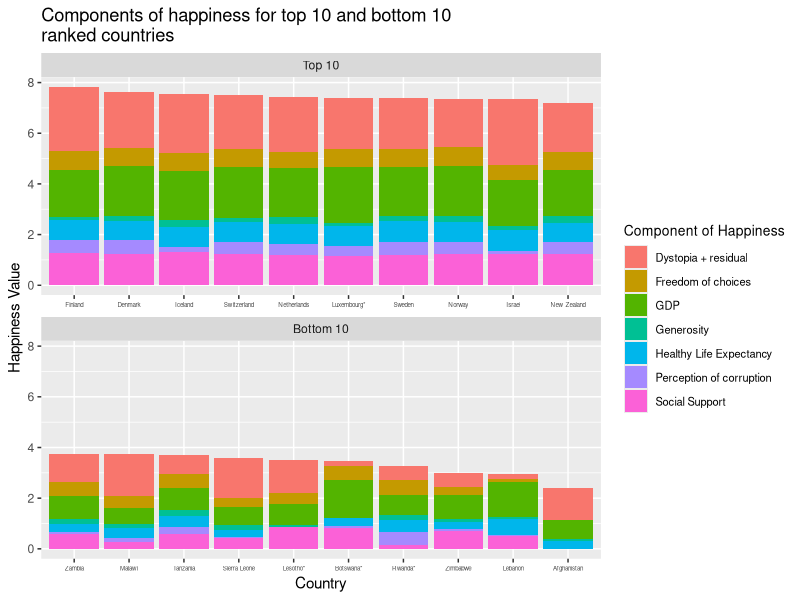
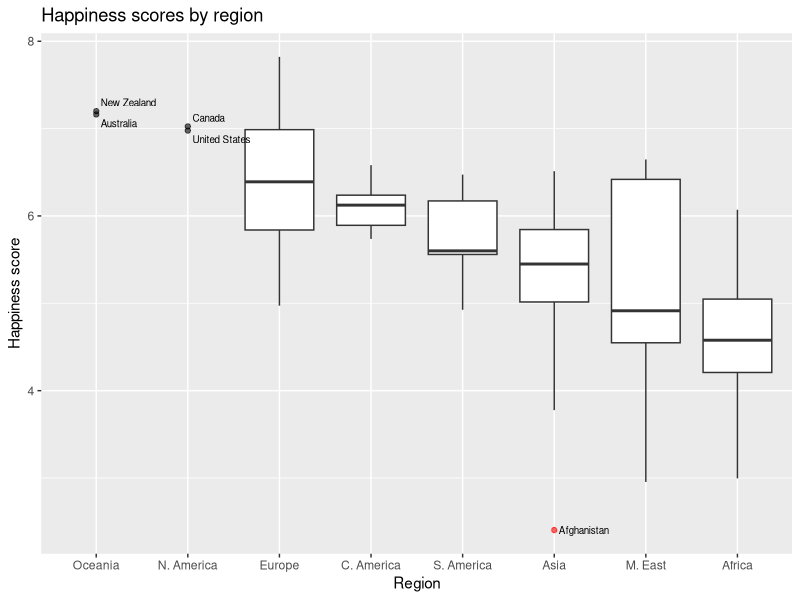

The R script that drew these images, in order:
## ---- chunk 1
library(tidyverse)
library(readxl)
## ---- chunk 2
happ2022 <- read_excel("../data/happiness_2022_v2.xls", range = "A1:K147")
colnames(happ2022) <-  c("rank","country", "happiness", 
                         "dystopia_residual",
                        "GDP", "social_support", "healthy_life_expectancy",      
                        "freedom_choices", "generosity", "perceptions_corruption",
                        "region")
named_vec <- c("dystopia_residual"="Dystopia + residual", 
               "GDP" = "GDP",
               "social_support" = "Social Support",
               "healthy_life_expectancy" = "Healthy Life Expectancy",
               "freedom_choices" = "Freedom of choices",
               "generosity"= "Generosity",
               "perceptions_corruption" = "Perception of corruption")
happ2022 %>% 
  mutate(desc_rank = min_rank(desc(rank)), .after=rank) %>% 
  filter(rank <= 10 | desc_rank <= 10) %>% 
  mutate(top_bot = if_else(rank <= 10, "top", "bottom")) %>% 
  mutate(country = reorder(country, rank),
         top_bot = factor(top_bot, levels=c("top", "bottom"),
                          labels=c("Top 10", "Bottom 10"))) %>% 
  select(country, top_bot, dystopia_residual:perceptions_corruption)  %>% 
  pivot_longer(3:9, names_to="component", values_to="values") %>% 
  ggplot() + 
  geom_col(aes(x=country, y=values, fill=component)) + 
  scale_fill_discrete(labels=named_vec, name="Component of Happiness") + 
  facet_wrap(~top_bot, scales = "free_x",nrow = 2) + 
  labs(y="Happiness Value", x="Country", 
       title = "Components of happiness for top 10 and bottom 10\nranked countries") +
  theme(axis.text.x = element_text(size=4.5), 
        legend.text = element_text(size=8), 
        legend.title = element_text(size=10))

## ---- chunk 3
s1 <- mutate(happ2022, 
             region = reorder(region, happiness, FUN=median)) %>% 
  filter(!region %in% c("N. America", "Oceania")) 

s2 <- filter(happ2022, region %in% c("N. America", "Oceania"))  %>% 
  arrange(rank)
s3 <- filter(happ2022, region == "Asia", happiness < 3)
  
region_medians <- group_by(happ2022, region) %>% 
  summarise(median = median(happiness))
uniq_regions <- region_medians$region
order_regions <- order(region_medians$median, decreasing = TRUE)

happ2022 %>%  
  arrange(rank) %>% 
  filter(!region %in% c("N. America", "Oceania"))  %>% 
  ggplot() + 
  geom_boxplot(aes(x=region, y=happiness),
               outlier.colour = "red",
               outlier.alpha = 0.6) +
  xlim(uniq_regions[order_regions]) + 
  geom_point(data=s2, aes(x=region, y=happiness), alpha=0.6) + 
  geom_text(data=s2, aes(x=region, y=happiness, label=country), size=2.5,
            hjust="left", nudge_x = 0.05, nudge_y=c(0.1, -0.1)) +
  geom_text(data=s3, aes(x=region, y=happiness, label=country), size=2.5,
            hjust="left", nudge_x = 0.05) + 
  labs(title="Happiness scores by region", y="Happiness score", 
       x="Region")
